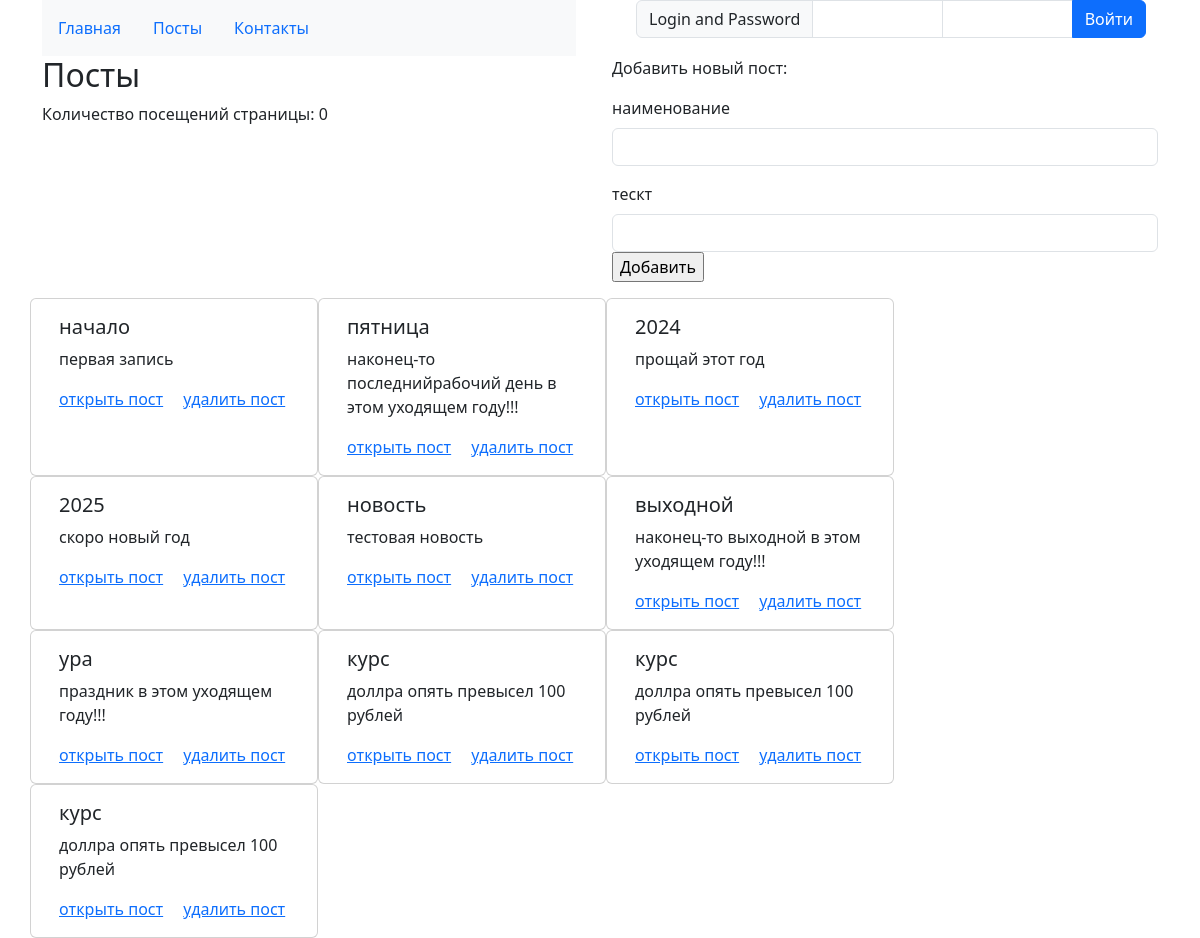
The app's page /, older data.
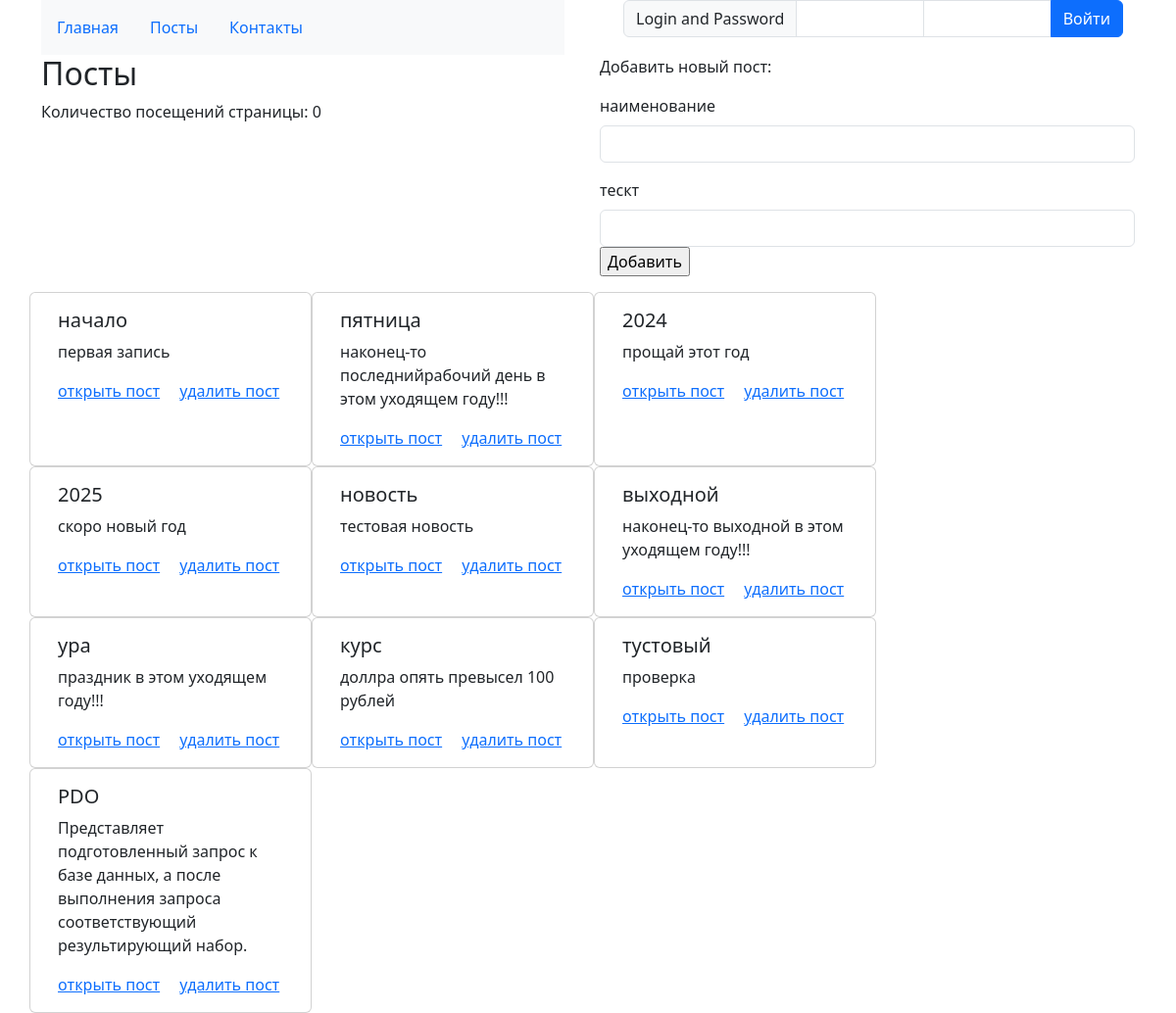
The same page, newer data.
### tables this page shows
CREATE TABLE `posts` (
	`id` INTEGER  PRIMARY KEY AUTOINCREMENT UNIQUE,
	`title` TEXT NOT NULL,
	`text` TEXT NOT NULL,
	`id_category` INTEGER,
FOREIGN KEY(`id_category`) REFERENCES `categories`(`id`) ON DELETE RESTRICT
);

### src/Core/Render.php (called while the page is built, shortened)
<?php
class Render implements IRender
{
    public function renderTemplate($template, $params = []): string
    {
        extract($params);
        include '../src/views/' . $template . ".php";
        return ob_get_clean();
    }
}

### src/Model/Post.php (called while the page is built, shortened)
<?php
class Post extends Model
{
    protected static function getTableName(): string
    {
        return 'posts';
    }
}

### src/Model/DbModel.php (called while the page is built, shortened)
<?php
abstract class DbModel implements IModel
{
    public static function getAll()
    {
        $table = static::getTableName();
        $sql = "SELECT * FROM $table" . PHP_EOL;
        return Db::getInstance()->queryAll($sql);
    }
}

### src/trait/TSingletone.php (called while the page is built, shortened)
<?php
trait TSingletone
{
    private static ?Db $instance = null;
    public static function getInstance(): Db
    {
        if (is_null(static::$instance)) {
            static::$instance = new static();
        }
        return static::$instance;
    }
}

### src/Core/Db.php (called while the page is built, shortened)
<?php
class Db
{
    private array $config = [
        'driver' => 'sqlite',
        'host' => 'localhost',
        'login' => '',
        'password' => '',
        'database' => 'blog.db'
    ];
    private ?PDO $connection = null;
    private function getConnection(): PDO
    {
        if (is_null($this->connection)) {
            $this->connection = new PDO("{$this->config['driver']}:../{$this->config['database']}");
            $this->connection->setAttribute(PDO::ATTR_DEFAULT_FETCH_MODE, PDO::FETCH_ASSOC);
        }
        return $this->connection;
    }
    private function query(string $sql, array $params = []): PDOStatement
    {
        $pdoStatement = $this->getConnection()->prepare($sql);
        $pdoStatement->execute($params);
        return $pdoStatement;
    }
    public function queryAll($sql)
    {
        return $this->query($sql)->fetchAll();
    }
}

### src/views/posts/index.php (the view, shortened to what this page needs)
<div class="container-sm">
    <div class="row">
        <div class="col-sm" class="row gx-5">
            <h2>Посты</h2>
            <div>Количество посещений страницы: <?= $count ?></div>
        </div>
        <div class="col-sm">
            <form action=" /?c=posts&a=save" method="post">
                <p>Добавить новый пост:</p>
                <div class="mb-3">
                    <label for="formGroupExampleInput" class="form-label">наименование</label>
                    <input type="text" class="form-control" id="formGroupExampleInput" name="title">
                </div>
                <div class="mb-3">
                    <label for="formGroupExampleInput2" class="form-label">тескт</label>
                    <input type="text" class="form-control" id="formGroupExampleInput2" name="text">
                    <input type="submit" value="Добавить">
                </div>
            </form>
        </div>
    </div>
</div>
<div class="container">
    <div class="row">
        <?php foreach ($posts as $post): ?>
            <div class="card" class="col-sm" style="width: 18rem;">
                <div class="card-body">
                    <h5 class="card-title"><?= $post['title'] ?></h5>
                    <p class="card-text"><?= $post['text'] ?></p>
                    <a href="/?c=posts&a=show&id=<?= $post['id'] ?>" class="card-link">открыть пост</a>
                    <a href="/?c=posts&a=delete&id=<?= $post['id'] ?>" class="card-link">удалить пост</a>
                </div>
            </div>
        <?php endforeach; ?>
    </div>
</div>

Row changes from the older to the newer data that the page shows:
removed posts: title "курс", text "доллра опять превысел 100 рублей"
removed posts: title "курс", text "доллра опять превысел 100 рублей"
added posts: title "тустовый", text "проверка"
added posts: title "PDO", text "Представляет подготовленный запрос к базе данных, а после выполнения запроса соответствующий результирующий набор."
